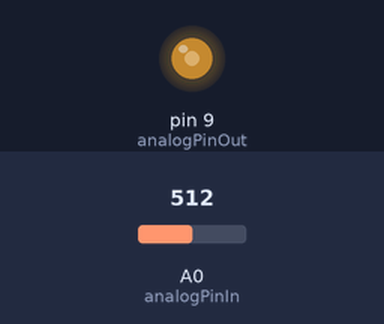
The sketch below on a simulated Arduino Uno, built with avr-gcc and run on an emulated ATmega328P. On the bench: output pins drawn as LEDs (lit = HIGH). The test bench sets the inputs (shaded band); at power-on: A0 (analogPinIn) = 512. What the sketch prints to the serial monitor is not drawn.

Above: at 1.2 s.
1.3 s: A0 (analogPinIn) set to 416
At 2.8 s:
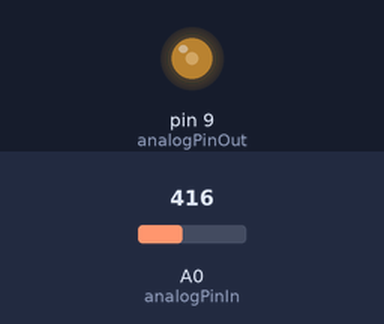
3.3 s: A0 (analogPinIn) set to 392
At 4.1 s:
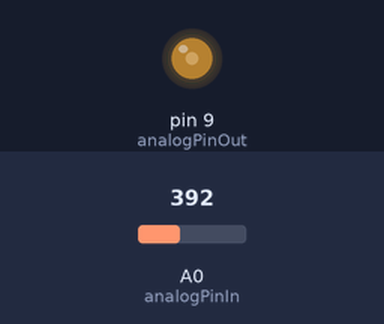
5.1 s: A0 (analogPinIn) set to 716
At 5.5 s:
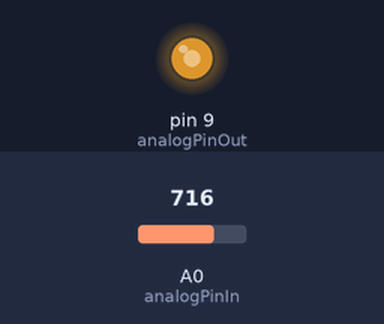
6.6 s: A0 (analogPinIn) set to 984
At 7.7 s:
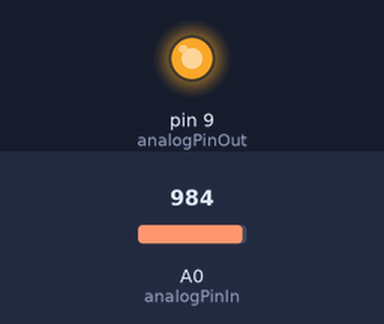
8.1 s: A0 (analogPinIn) set to 1010
At 8.8 s:
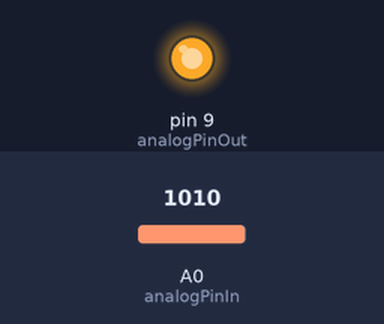
9.9 s: A0 (analogPinIn) set to 122
At 10.6 s:
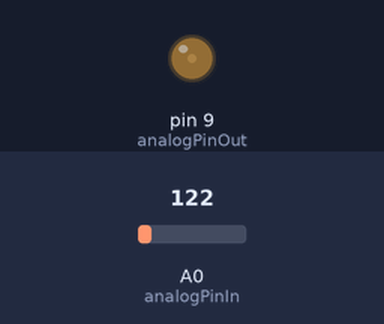
Timing chart, 0 to 12.4 s (numbered marks = the images above; inputs shaded):
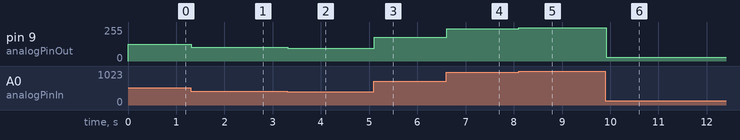

Measured:
- after the input at 1.3 s, pin 9 (analogPinOut): 126/255 → 102/255 at once
- after the input at 3.3 s, pin 9 (analogPinOut): 102/255 → 96/255 at once
- after the input at 5.1 s, pin 9 (analogPinOut): 96/255 → 177/255 at once
- after the input at 6.6 s, pin 9 (analogPinOut): 177/255 → 243/255 at once
- after the input at 8.1 s, pin 9 (analogPinOut): 243/255 → 249/255 at once
- after the input at 9.9 s, pin 9 (analogPinOut): 249/255 → 30/255 at once

The sketch:

potLED.ino
```cpp
const int analogPinIn = A0;
const int analogPinOut = 9;

int sensorValue = 0;
int outputValue = 0;

void setup(){
  Serial.begin(9600);
}

void loop(){
  sensorValue = analogRead(analogPinIn);
  outputValue = map(sensorValue, 0, 1023, 0, 253);
  analogWrite(analogPinOut, outputValue);

  Serial.print("Sensor=");
  Serial.print(sensorValue);
  Serial.print("Output=");
  Serial.print(outputValue);

  delay(10);
}
```
